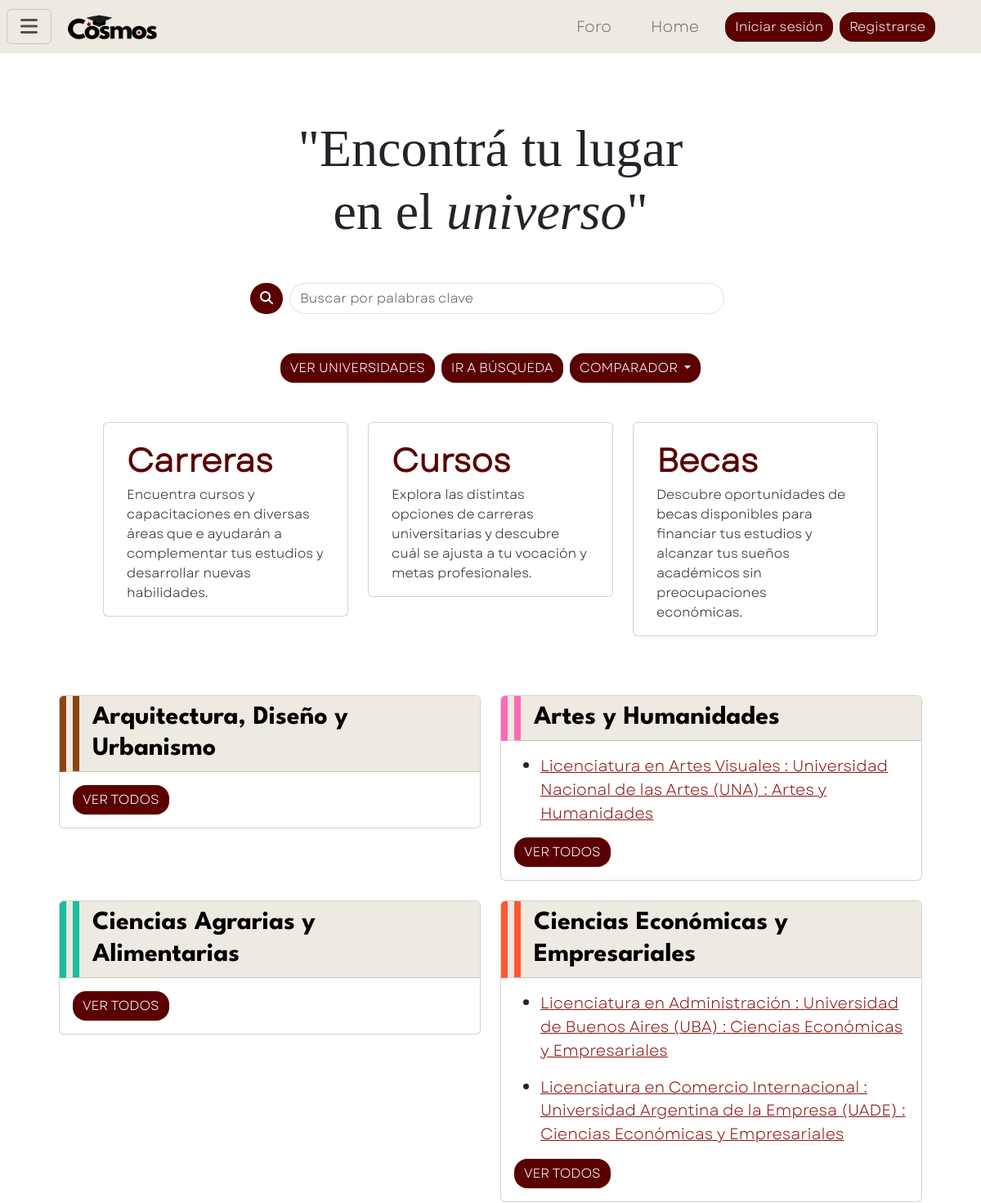
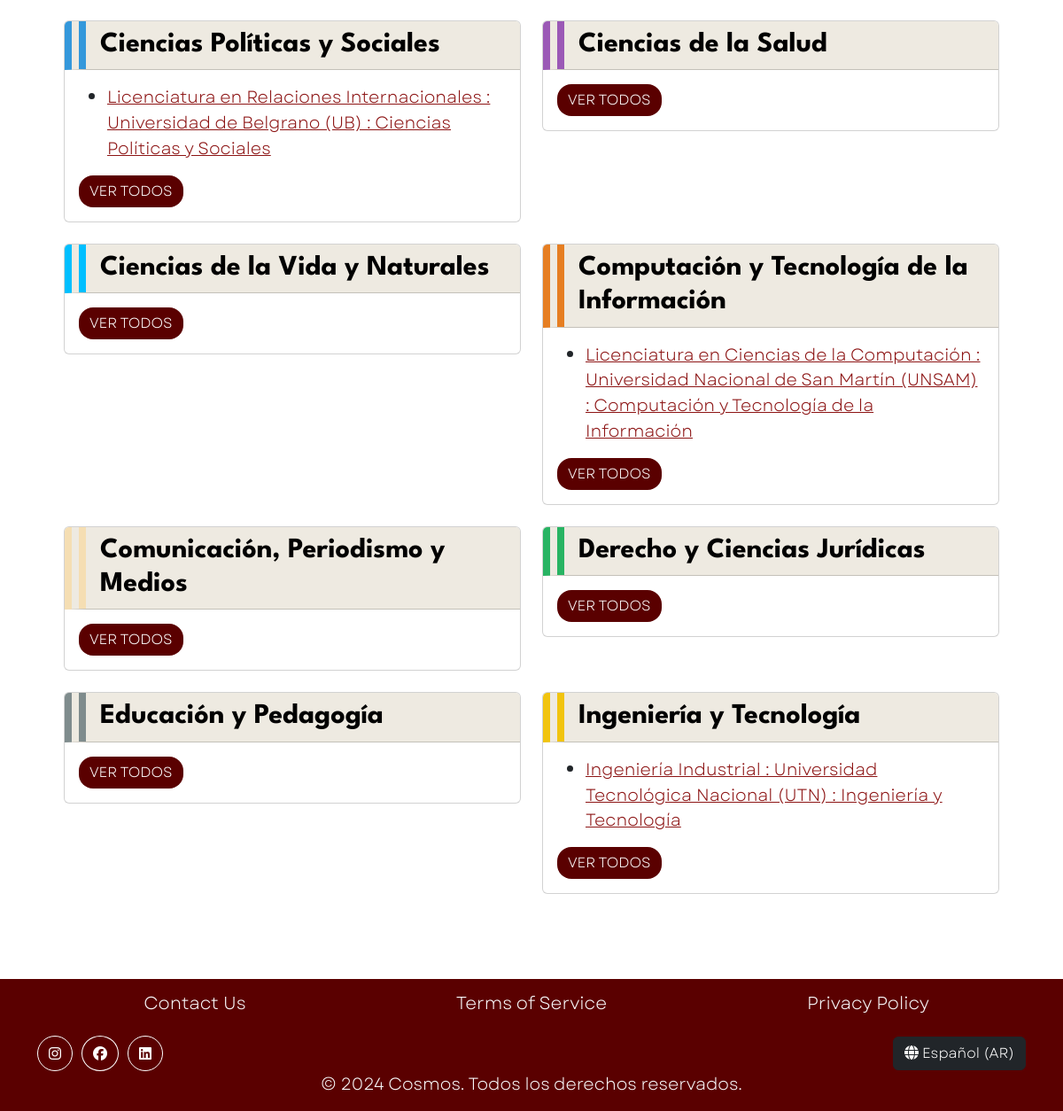
Before: / with the older database file (2 pictures, top to bottom).
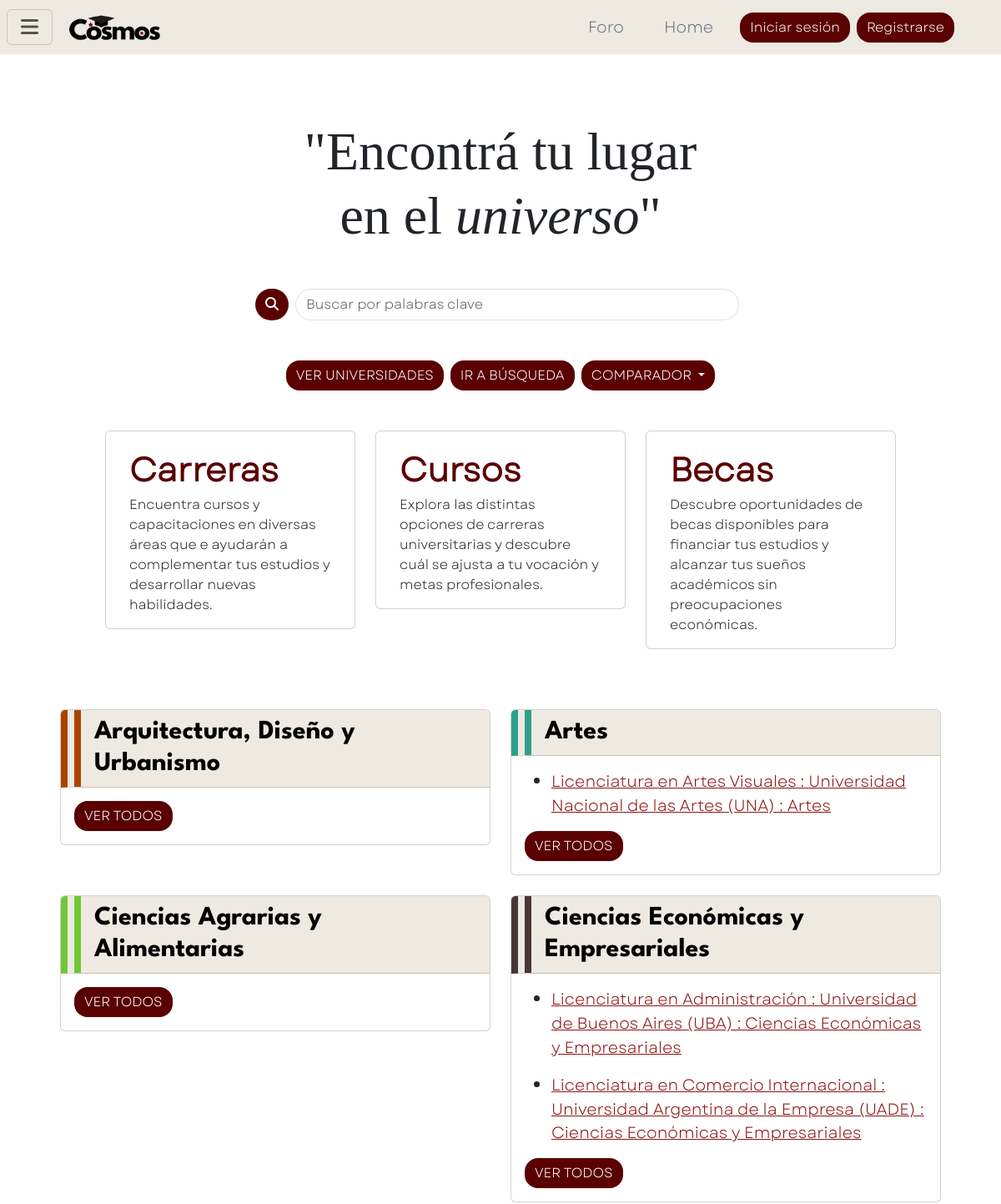
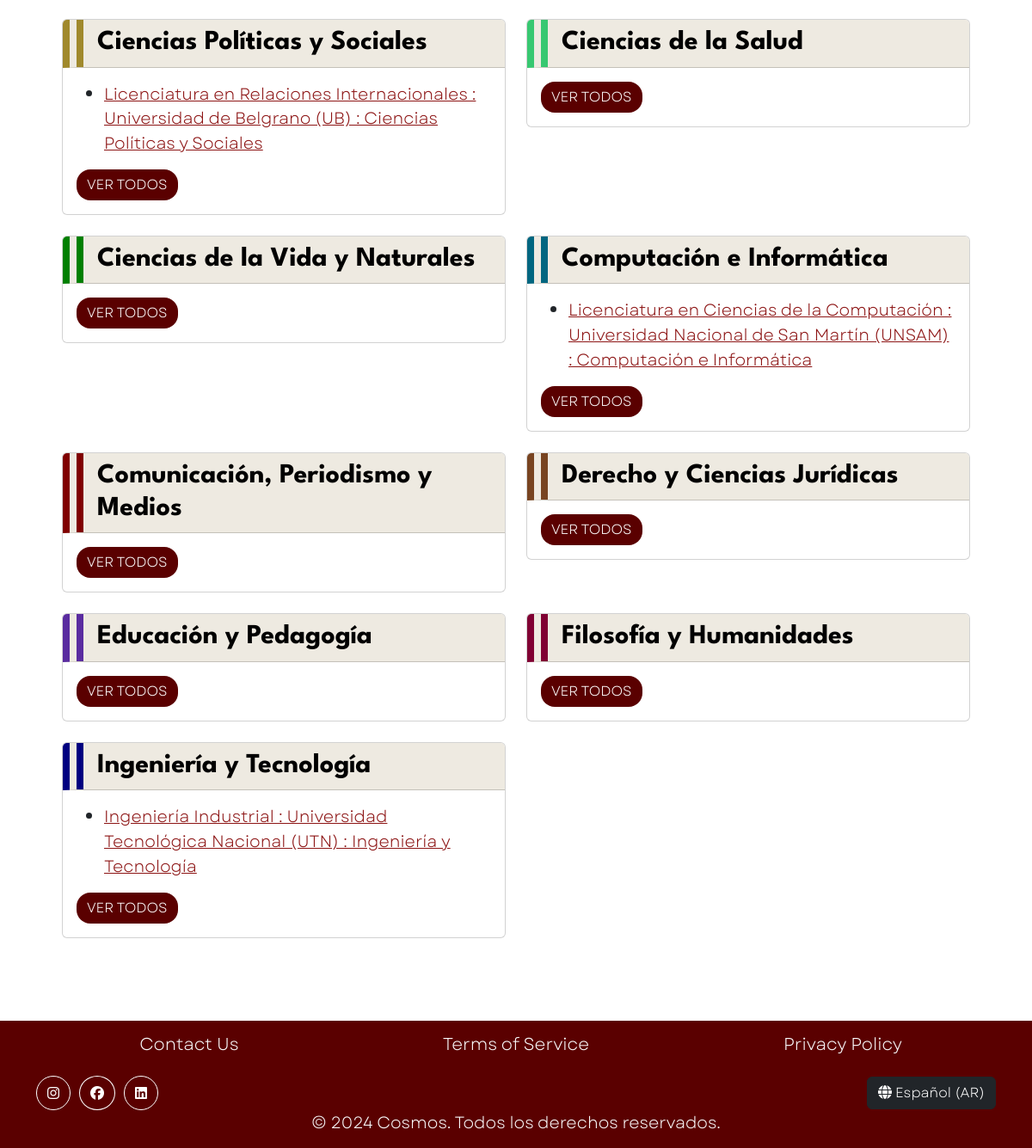
After: the same page with the newer database file (2 pictures, top to bottom).
### uni_app/models.py (models this page shows, shortened)
class Cat(models.Model):
    id = models.AutoField(primary_key=True)
    name = models.CharField(max_length=50)
    color = models.CharField(max_length=7,
        help_text="Color debe ser hexadecimal (ejemplo: #FF5733).",
        validators=[RegexValidator(regex=r'^#[0-9a-fA-F]{6}$',
            message="El formato de color debe ser #RRGGBB (hexadecimal, incluyendo el '#').")]
    )
    def __str__(self): return f"{self.name}"
    class Meta: verbose_name="Categoría"; verbose_name_plural="Categorías"

class Carrera(models.Model):
    MOD_CHOICES = [("presencial", "Presencial"), ("mixta", "Mixta"), ("virtual", "Virtual")]
    id = models.AutoField(primary_key=True); name = models.CharField(max_length=50); desc = models.TextField()
    cat = models.ForeignKey(Cat, on_delete=models.CASCADE)
    uni = models.ForeignKey(Uni, on_delete=models.CASCADE)
    modalidad = models.CharField(max_length=50, choices=MOD_CHOICES, default="presencial")
    duration = models.PositiveIntegerField(validators=[MaxValueValidator(10)], help_text="Duración de la carrera en años (max 10)")
    precio = models.DecimalField(max_digits=10, decimal_places=2, blank=True, null=True,
        help_text="Costo mensual de la carrera (solo para universidades privadas).",
        validators=[MinValueValidator(0)]
    ) # precio: DECIMAL (MAY LEFT BLANK, CHECKED LATER...)
    def __str__(self): return f"{self.name} : {self.uni.name} : {self.cat.name}"
    class Meta: verbose_name = "Carrera"; verbose_name_plural = "Carreras"

class Uni(models.Model):
    TIPO_CHOICES = [("publica", "Pública"), ("privada", "Privada")]
    id = models.AutoField(primary_key=True); name = models.CharField(max_length=50); desc = models.TextField()
    location = models.CharField(max_length=50)
    tipo = models.CharField(max_length=7, help_text="Selecciona si la universidad es pública o privada.",
        choices=TIPO_CHOICES,
        default="publica")
    class Meta: verbose_name="Universidad"; verbose_name_plural="Universidades"

### uni_app/views.py (the view)
# urls.py: path('', views.home_view, name='home'), # home URL USES home_view
def home_view(request):
    carreras = Carrera.objects.all() # GET ALL ITEMS ON Carrera
    ctx = {"cats" : Cat.objects.all(), "carreras" : carreras}
    return render(request, "home.html", ctx) # IF NOT query, RENDER home.html TEMPLATE WITH ctx

### uni_app/templatetags/custom_filters.py (called while the page is built)
@register.filter
def get_by_cat(carreras, cat):
    return [c for c in carreras if c.cat.id == cat][:5]

### uni_app/templates/home.html (shortened to what this page needs)
{% extends "base.html" %}{% block title %}Home{% endblock %}
{% block content %}
<h1 class="serif text-center my-5" style="font-size: 4rem;">"Encontrá tu lugar <br> en el <span class="fst-italic">universo</span>"</h1>
<div class="d-flex justify-content-center">
    <div class="d-flex align-items-center" style="width: 50%;">
        <form class="input-group" role="search" method="GET" action="{% url 'main:search' %}">
            <button class="btn btn-styles rounded-5 z-0" type="submit">
                <i class="fa-solid fa-magnifying-glass"></i>
            </button>
            <input class="form-control rounded-5 mx-2" type="search" name="q" placeholder="Buscar por palabras clave">
        </form>
    </div>
</div>
<div class="d-flex justify-content-center align-items-center my-5">
    <a class="btn btn-styles me-2" href="{% url 'main:many' 'unis'%}">VER UNIVERSIDADES</a>
    <a class="btn btn-styles me-2" href="{% url 'main:search' %}">IR A BÚSQUEDA</a>
    <div class="dropdown">
        <button class="btn btn-styles dropdown-toggle" type="button" data-bs-toggle="dropdown" aria-expanded="false">
          COMPARADOR
        </button>
      </div>
</div>
<div class="row mb-3 justify-content-center">
    <div class="col-3 mb-4 card h-100">
        <div class="card-body">
            <a href="{% url 'main:search' %}" class="card-title text-center no-line fs-1 fw-bold color-reddish">Carreras</a>
            <p class="card-text fs-6">Encuentra cursos y capacitaciones en diversas áreas que e ayudarán a complementar tus estudios y desarrollar nuevas habilidades.</p>
        </div>
    </div>
    <div class="col-3 mb-4 card h-100 mx-4">
        <div class="card-body">
            <a href="{% url 'main:many' 'cursos' %}" class="card-title text-center no-line fs-1 fw-bold color-reddish">Cursos</a>
            <p class="card-text fs-6">Explora las distintas opciones de carreras universitarias y descubre cuál se ajusta a tu vocación y metas profesionales.</p>
        </div>
    </div>
    <div class="col-3 mb-4 card h-100">
        <div class="card-body">
            <a href="{% url 'main:many' 'becas' %}" class="card-title text-center no-line fs-1 fw-bold color-reddish">Becas</a>
            <p class="card-text fs-6">Descubre oportunidades de becas disponibles para financiar tus estudios y alcanzar tus sueños académicos sin preocupaciones económicas.</p>
        </div>
    </div>
</div>
{% load custom_filters %}
<div class="mt-5 mx-5 row">
    {% for i in cats|dictsort:"name" %}
    <div class="col-6 mb-4">
        <div class="card">
            <div class="card-header bg-cream" style="border-left: 1.5rem double {{i.color}};">
                <h2 class="title mb-0">{{ i.name }}</h2>
            </div>
            <div class="card-body">
                <ul class="mb-0">
                    {% for j in carreras|get_by_cat:i.id %}
                        <li class="mb-3"><a class="links" href="{% url 'main:one' 'carreras' j.id %}">{{j}}</a></li>
                    {%endfor%}
                </ul>
                <form method="GET" action="{% url 'main:search' %}">
                    <input type="submit" class="btn btn-styles" value="VER TODOS">
                </form>
            </div>
        </div>
    </div>
    {% endfor %}
</div>
{% endblock %}

### cosmos/parent_templates/base.html (shortened to what this page needs)
<!DOCTYPE html>
<html lang="en">
<head>
    {%load static%}
    <link rel="stylesheet" href="{% static 'bootstrap-5.3.3-dist/css/bootstrap.min.css' %}">
    <link rel="stylesheet" href="{% static 'owncss/common.css' %}">
    <link rel="stylesheet" href="{% static 'owncss/colors.css' %}">
    <link rel="stylesheet" href="https://cdn.jsdelivr.net/npm/bootstrap-icons@1.10.5/font/bootstrap-icons.css">
</head>
<body>
    {%include "topbar.html"%}
    <div class="container-fluid my-5 py-4 pt-5">
        {%block content%}{%endblock%}
    </div>
    {%include "footer.html"%}
</body>
</html>

### cosmos/parent_templates/topbar.html (shortened to what this page needs)
<nav class="nav navbar topbar justify-content-between align-items-center container-fluid
    text-light px-2 bg-cream">
<button class="navbar-toggler py-2 px-3" type="button" data-bs-toggle="collapse" data-bs-target="#navbarContent">
    <i class="fa-solid fa-bars" style="font-size: 1.5rem;"></i>
</button>
{% load static %}
<div>
    <a href="{% url 'main:home' %}" class="nav-link">
        <img src="{% static 'img/logo.png' %}" alt="COSMOS" style="width:7.5rem; height:auto;">
    </a>
</div>
<div class="d-flex align-items-center ms-auto me-5">
    <a class="nav-link text-secondary me-3" href="https://matias.me/nsfw/">Foro</a>
    <a class="nav-link text-secondary me-3" href="{% url 'main:home' %}">Home</a>
    <div class="d-flex align-items-center">
        {% if user.is_authenticated %}
            <a class="btn btn-styles me-2" href="{% url 'auth:logout' %}">Cerrar sesión</a>
            <a class="btn btn-styles" href="{% url 'auth:profile' %}">Perfil</a>
        {% else %}
            <a class="btn btn-styles me-2" href="{% url 'auth:login' %}">Iniciar sesión</a>
            <a class="btn btn-styles" href="{% url 'auth:signin' %}">Registrarse</a>
        {% endif %}
    </div>
</div>
</nav>

### cosmos/parent_templates/footer.html
<footer class="text-light text-center py-3 bg-reddish">
    <div class="container">
        <div class="row mb-3">
            <div class="col">
                <h5>Contact Us</h5>
            </div>
            <div class="col">
                <h5>Terms of Service</h5>
            </div>
            <div class="col">
                <h5>Privacy Policy</h5>
            </div>
        </div>
        <div class="row justify-content-between">
            <div class="col-auto">
                <div class="social-icons">
                    <a href="https://www.instagram.com/" class="btn btn-circle">
                        <i class="fa-brands fa-instagram"></i>
                    </a>
                    <a href="https://www.facebook.com/" class="btn btn-circle">
                        <i class="fa-brands fa-facebook"></i>
                    </a>
                    <a href="https://www.linkedin.com/" class="btn btn-circle">
                        <i class="fa-brands fa-linkedin"></i>
                    </a>
                </div>
            </div>
            <div class="col-auto d-flex align-items-center">
                <button class="btn btn-dark"> <i class="fa-solid fa-globe me-1"></i>Español (AR)</button>
            </div>
        </div>
        <p class="mb-0">&copy; 2024 Cosmos. Todos los derechos reservados.</p>
    </div>
</footer>

### static/owncss/common.css (style rules this page uses)
.topbar { position: fixed; top: 0; width: 100%; z-index: 1; }
.title { font-family: 'League', sans-serif; }
.serif { font-family: 'Times New Roman', sans-serif; }
.no-line { text-decoration: none; }
body { font-family: 'Garet', sans-serif; font-size: larger; }
.social-icons { display: flex; gap: 10px; }
.btn-circle { height: 2.5rem; border-radius: 50%; display: flex; justify-content: center; align-items: center; background-color: transparent; color: white; border: 1px solid white; }

### static/owncss/colors.css (style rules this page uses)
.bg-reddish { background-color: #5A0000; }
.color-reddish { color: #5A0000; }
.bg-cream { background-color: #EEEAE1; color: black; }
.links { color: #8d1515; }
.btn-styles { background-color: #5A0000; color: white; border: none; border-radius: 1rem; }

Changed rows visible on the page:
removed Cat: name "Artes y Humanidades", Carrera (name+uni+cat "Licenciatura en Artes Visuales : Universidad Nacional de las Artes (UNA) : Artes y Humanidades")
changed Cat "Arquitectura, Diseño y Urbanismo": color "#8B4513" → "#aa4400" (drawn)
added Cat: name "Artes", Carrera (name+uni+cat "Licenciatura en Artes Visuales : Universidad Nacional de las Artes (UNA) : Artes")
changed Cat "Ciencias Agrarias y Alimentarias": color "#1ABC9C" → "#71c837" (drawn)
changed Cat "Ciencias Económicas y Empresariales": color "#FF5733" → "#483737" (drawn)
changed Cat "Ciencias Políticas y Sociales": color "#3498DB" → "#a0892c" (drawn)
changed Cat "Ciencias de la Salud": color "#9B59B6" → "#37c871" (drawn)
changed Cat "Ciencias de la Vida y Naturales": color "#00BFFF" → "#008000" (drawn)
changed Cat: color "#E67E22" → "#006680" (drawn); name "Computación y Tecnología de la Información" → "Computación e Informática"
changed through a linked row, Carrera: name+uni+cat "Licenciatura en Ciencias de la Computación : Universidad Nacional de San Martín (UNSAM) : Computación y Tecnología de la Información" → "Licenciatura en Ciencias de la Computación : Universidad Nacional de San Martín (UNSAM) : Computación e Informática"
changed Cat "Comunicación, Periodismo y Medios": color "#F5DEB3" → "#800000" (drawn)
changed Cat "Derecho y Ciencias Jurídicas": color "#28B463" → "#784421" (drawn)
changed Cat "Educación y Pedagogía": color "#7F8C8D" → "#5a2ca0" (drawn)
added Cat: name "Filosofía y Humanidades"
changed Cat "Ingeniería y Tecnología": color "#F1C40F" → "#000080" (drawn)
